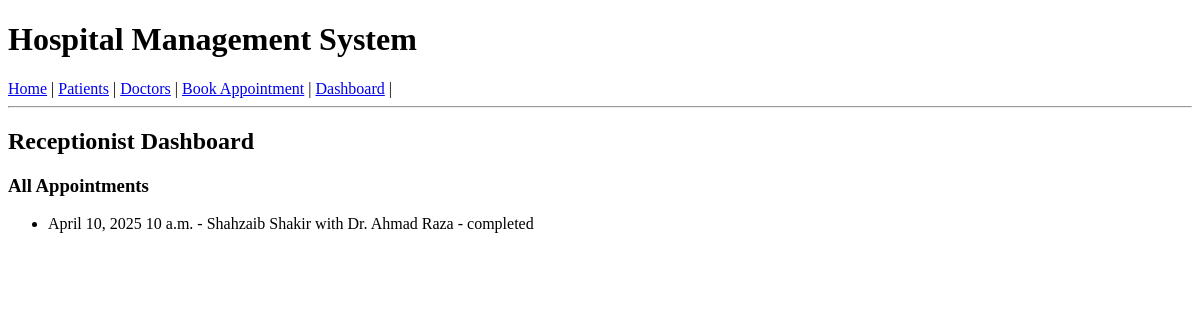
/dashboard/receptionist/, run on an earlier commit of the app's database.
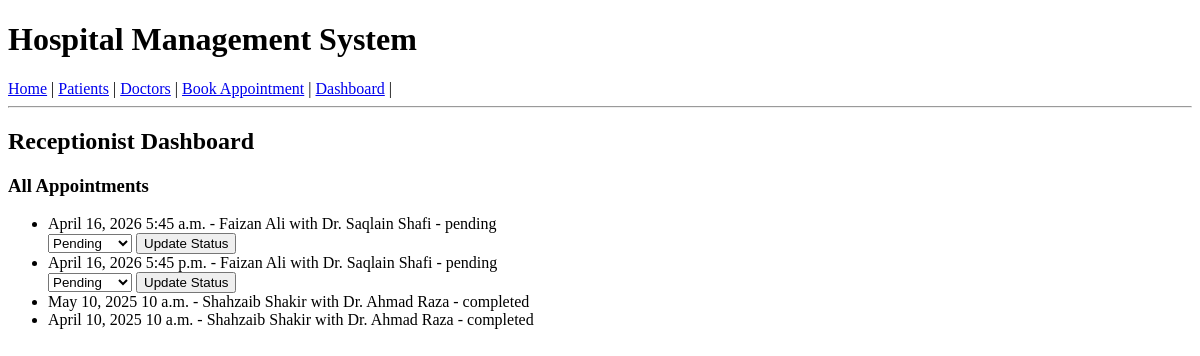
And on a later commit of the database.
### doctors/models.py (models this page shows, shortened)
class Appointments(models.Model):
    STATUS_CHOICES = [
        ('pending', 'Pending'),
        ('confirmed', 'Confirmed'),
        ('completed', 'Completed'),
        ('cancelled', 'Cancelled'),
    ]
    doctor=models.ForeignKey(DoctorProfile,on_delete=models.CASCADE,related_name='appointments')
    patient=models.ForeignKey(PatientProfile,on_delete=models.CASCADE,related_name='appointments')
    appointment_date = models.DateField()
    appointment_time = models.TimeField()
    status = models.CharField(max_length=20, choices=STATUS_CHOICES, default='pending')
    reason = models.TextField(null=True, blank=True)
    created_at = models.DateTimeField(auto_now_add=True)
    class Meta:
        unique_together=['doctor','appointment_time','appointment_date']

class DoctorProfile(models.Model):
    user = models.OneToOneField(User, on_delete=models.CASCADE, related_name='doctor_profile')
    specialization = models.CharField(max_length=100, null=True, blank=True)
    qualification = models.CharField(max_length=100, null=True, blank=True)
    experience_years = models.IntegerField(default=0)
    phone = models.CharField(max_length=15, null=True, blank=True)
    available_from = models.TimeField(null=True, blank=True)
    available_to = models.TimeField(null=True, blank=True)

### patients/models.py (models this page shows, shortened)
class PatientProfile(models.Model):
    user=models.OneToOneField(User,on_delete=models.CASCADE,related_name='patient_profile')
    blood_group=models.CharField(max_length=10,null=True,blank=True)
    Address=models.TextField(null=True,blank=True)
    date_of_birth = models.DateField(null=True, blank=True)
    phone = models.CharField(max_length=15, null=True, blank=True)
    emergency_contact = models.CharField(max_length=15, null=True, blank=True)

### accounts/models.py (models this page shows, shortened)
class User(AbstractUser):
    role_choices = [
        ('patient', 'Patient'),
        ('doctor', 'Doctor'),
        ('receptionist', 'Receptionist'),
        ('admin', 'Admin'),
    ]
    name = models.CharField(max_length=255)
    role = models.CharField(choices=role_choices, max_length=20, default='patient')

### hospitalmanagementsystem/views.py (the view)
# urls.py: path('dashboard/receptionist/',receptionist_dashboard,name='receptionist_dashboard'),
def receptionist_dashboard(request):
    appointments = Appointments.objects.select_related('doctor__user', 'patient__user').order_by('-created_at')
    return render(request, 'dashboards/receptionist_dashboard.html', {
        'appointments': appointments,
    })

### templates/dashboards/receptionist_dashboard.html (shortened to what this page needs)
{% extends 'base.html' %}
{% block content %}
<h2>Receptionist Dashboard</h2>
<h3>All Appointments</h3>
<ul>
  {% for appointment in appointments %}
    <li>
      {{ appointment.appointment_date }} {{ appointment.appointment_time }}
      - {{ appointment.patient.user.name }} with Dr. {{ appointment.doctor.user.name }}
      - {{ appointment.status }}
      {% if appointment.status != 'completed' and appointment.status != 'cancelled' %}
        <form method="post" action="{% url 'appointment-status-update-frontend' appointment.pk %}">
          <select name="status">
            <option value="pending" {% if appointment.status == 'pending' %}selected{% endif %}>Pending</option>
          </select>
          <button type="submit">Update Status</button>
        </form>
      {% endif %}
    </li>
  {% empty %}
    <li>No appointments found.</li>
  {% endfor %}
</ul>
{% endblock %}

What changed in the data, as far as the page shows it:
added Appointments: appointment_date "April 16, 2026", appointment_time "5:45 a.m.", patient.user.name "Faizan Ali", doctor.user.name "Saqlain Shafi", status "pending", status "Pending"
added Appointments: appointment_date "April 16, 2026", appointment_time "5:45 p.m.", patient.user.name "Faizan Ali", doctor.user.name "Saqlain Shafi", status "pending", status "Pending"
added Appointments: appointment_date "May 10, 2025", appointment_time "10 a.m.", patient.user.name "Shahzaib Shakir", doctor.user.name "Ahmad Raza", status "completed"
